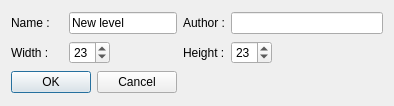
<?xml version="1.0" encoding="UTF-8"?>
<ui version="4.0">
 <class>EditorNewLevelDialog</class>
 <widget class="QDialog" name="EditorNewLevelDialog">
  <property name="windowModality">
   <enum>Qt::NonModal</enum>
  </property>
  <property name="geometry">
   <rect>
    <x>0</x>
    <y>0</y>
    <width>394</width>
    <height>106</height>
   </rect>
  </property>
  <property name="sizePolicy">
   <sizepolicy hsizetype="Preferred" vsizetype="Preferred">
    <horstretch>0</horstretch>
    <verstretch>0</verstretch>
   </sizepolicy>
  </property>
  <property name="windowTitle">
   <string>Level properties</string>
  </property>
  <property name="sizeGripEnabled">
   <bool>false</bool>
  </property>
  <property name="modal">
   <bool>true</bool>
  </property>
  <layout class="QGridLayout" name="gridLayout">
   <item row="0" column="0">
    <widget class="QLabel" name="label_3">
     <property name="text">
      <string>Name :</string>
     </property>
    </widget>
   </item>
   <item row="0" column="1" colspan="2">
    <widget class="QLineEdit" name="lineEdit_name">
     <property name="text">
      <string>New level</string>
     </property>
     <property name="maxLength">
      <number>50</number>
     </property>
    </widget>
   </item>
   <item row="0" column="3">
    <widget class="QLabel" name="label_4">
     <property name="text">
      <string>Author :</string>
     </property>
    </widget>
   </item>
   <item row="0" column="4">
    <widget class="QLineEdit" name="lineEdit_author">
     <property name="text">
      <string/>
     </property>
     <property name="maxLength">
      <number>50</number>
     </property>
    </widget>
   </item>
   <item row="1" column="0">
    <widget class="QLabel" name="label">
     <property name="text">
      <string>Width :</string>
     </property>
    </widget>
   </item>
   <item row="1" column="1">
    <widget class="QSpinBox" name="spinBox_xSize">
     <property name="sizePolicy">
      <sizepolicy hsizetype="Fixed" vsizetype="Fixed">
       <horstretch>0</horstretch>
       <verstretch>0</verstretch>
      </sizepolicy>
     </property>
     <property name="minimum">
      <number>5</number>
     </property>
     <property name="value">
      <number>23</number>
     </property>
    </widget>
   </item>
   <item row="2" column="0" colspan="3">
    <widget class="QDialogButtonBox" name="buttonBox">
     <property name="enabled">
      <bool>true</bool>
     </property>
     <property name="orientation">
      <enum>Qt::Horizontal</enum>
     </property>
     <property name="standardButtons">
      <set>QDialogButtonBox::Cancel|QDialogButtonBox::Ok</set>
     </property>
    </widget>
   </item>
   <item row="1" column="4">
    <widget class="QSpinBox" name="spinBox_ySize">
     <property name="sizePolicy">
      <sizepolicy hsizetype="Fixed" vsizetype="Fixed">
       <horstretch>0</horstretch>
       <verstretch>0</verstretch>
      </sizepolicy>
     </property>
     <property name="minimum">
      <number>5</number>
     </property>
     <property name="value">
      <number>23</number>
     </property>
    </widget>
   </item>
   <item row="1" column="3">
    <widget class="QLabel" name="label_2">
     <property name="text">
      <string>Height :</string>
     </property>
    </widget>
   </item>
  </layout>
 </widget>
 <resources/>
 <connections>
  <connection>
   <sender>buttonBox</sender>
   <signal>accepted()</signal>
   <receiver>EditorNewLevelDialog</receiver>
   <slot>accept()</slot>
   <hints>
    <hint type="sourcelabel">
     <x>248</x>
     <y>254</y>
    </hint>
    <hint type="destinationlabel">
     <x>157</x>
     <y>274</y>
    </hint>
   </hints>
  </connection>
  <connection>
   <sender>buttonBox</sender>
   <signal>rejected()</signal>
   <receiver>EditorNewLevelDialog</receiver>
   <slot>reject()</slot>
   <hints>
    <hint type="sourcelabel">
     <x>316</x>
     <y>260</y>
    </hint>
    <hint type="destinationlabel">
     <x>286</x>
     <y>274</y>
    </hint>
   </hints>
  </connection>
 </connections>
</ui>
